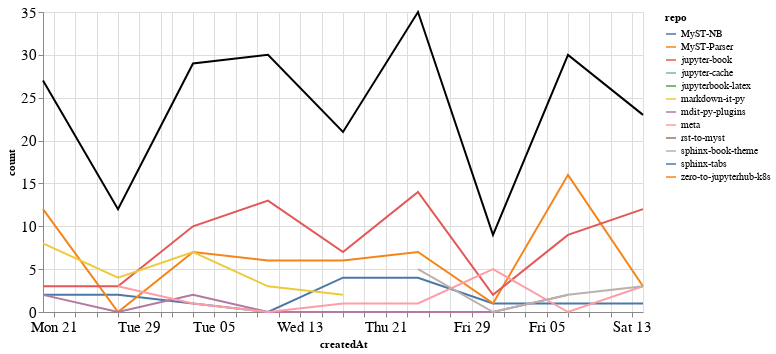

Notebook code cell kept with this figure:
### Markdown cell above
### Comments

### Code cell
comments_time = comments.groupby('repo').resample('W', on='createdAt').count()['author'].reset_index()
comments_time = comments_time.rename(columns={'author': 'count'})
comments_time_total = comments_time.groupby('createdAt').agg({"count": "sum"}).reset_index()
ch1 = alt.Chart(comments_time, width=600).mark_line().encode(
    x='createdAt',
    y='count',
    color='repo',
    tooltip="repo"
)

ch2 = alt.Chart(comments_time_total, width=600).mark_line(color="black").encode(
    x='createdAt',
    y='count',
)

ch1 + ch2

### Figure 1 — Vega-Lite specification as saved in the notebook (floating-point values rounded to 4 significant figures)
{"config": {"axisLeft": {"labelFontSize": 15}, "axisBottom": {"labelFontSize": 15}}, "layer": [{"data": {"name": "data-1c1f3748b8106d514c87aca6a3277c16"}, "mark": "line", "encoding": {"color": {"type": "nominal", "field": "repo"}, "tooltip": {"type": "nominal", "field": "repo"}, "x": {"type": "temporal", "field": "createdAt"}, "y": {"type": "quantitative", "field": "count"}}, "width": 600}, {"data": {"name": "data-a4c9a48421c092835fcc8149afd22e65"}, "mark": {"type": "line", "color": "black"}, "encoding": {"x": {"type": "temporal", "field": "createdAt"}, "y": {"type": "quantitative", "field": "count"}}, "width": 600}], "$schema": "https://vega.github.io/schema/vega-lite/v4.8.1.json", "datasets": {"data-1c1f3748b8106d514c87aca6a3277c16": [{"repo": "MyST-NB", "createdAt": "2020-12-20T00:00:00", "count": 2}, {"repo": "MyST-NB", "createdAt": "2020-12-27T00:00:00", "count": 2}, {"repo": "MyST-NB", "createdAt": "2021-01-03T00:00:00", "count": 1}, {"repo": "MyST-NB", "createdAt": "2021-01-10T00:00:00", "count": 0}, {"repo": "MyST-NB", "createdAt": "2021-01-17T00:00:00", "count": 4}, {"repo": "MyST-NB", "createdAt": "2021-01-24T00:00:00", "count": 4}, {"repo": "MyST-NB", "createdAt": "2021-01-31T00:00:00", "count": 1}, {"repo": "MyST-NB", "createdAt": "2021-02-07T00:00:00", "count": 1}, {"repo": "MyST-NB", "createdAt": "2021-02-14T00:00:00", "count": 1}, {"repo": "MyST-Parser", "createdAt": "2020-12-20T00:00:00", "count": 12}, {"repo": "MyST-Parser", "createdAt": "2020-12-27T00:00:00", "count": 0}, {"repo": "MyST-Parser", "createdAt": "2021-01-03T00:00:00", "count": 7}, {"repo": "MyST-Parser", "createdAt": "2021-01-10T00:00:00", "count": 6}, {"repo": "MyST-Parser", "createdAt": "2021-01-17T00:00:00", "count": 6}, {"repo": "MyST-Parser", "createdAt": "2021-01-24T00:00:00", "count": 7}, {"repo": "MyST-Parser", "createdAt": "2021-01-31T00:00:00", "count": 1}, {"repo": "MyST-Parser", "createdAt": "2021-02-07T00:00:00", "count": 16}, {"repo": "MyST-Parser", "createdAt": "2021-02-14T00:00:00", "count": 3}, {"repo": "jupyter-book", "createdAt": "2020-12-20T00:00:00", "count": 3}, {"repo": "jupyter-book", "createdAt": "2020-12-27T00:00:00", "count": 3}, {"repo": "jupyter-book", "createdAt": "2021-01-03T00:00:00", "count": 10}, {"repo": "jupyter-book", "createdAt": "2021-01-10T00:00:00", "count": 13}, {"repo": "jupyter-book", "createdAt": "2021-01-17T00:00:00", "count": 7}, {"repo": "jupyter-book", "createdAt": "2021-01-24T00:00:00", "count": 14}, {"repo": "jupyter-book", "createdAt": "2021-01-31T00:00:00", "count": 2}, {"repo": "jupyter-book", "createdAt": "2021-02-07T00:00:00", "count": 9}, {"repo": "jupyter-book", "createdAt": "2021-02-14T00:00:00", "count": 12}, {"repo": "jupyter-cache", "createdAt": "2021-01-17T00:00:00", "count": 1}, {"repo": "jupyterbook-latex", "createdAt": "2021-02-14T00:00:00", "count": 1}, {"repo": "markdown-it-py", "createdAt": "2020-12-20T00:00:00", "count": 8}, {"repo": "markdown-it-py", "createdAt": "2020-12-27T00:00:00", "count": 4}, {"repo": "markdown-it-py", "createdAt": "2021-01-03T00:00:00", "count": 7}, {"repo": "markdown-it-py", "createdAt": "2021-01-10T00:00:00", "count": 3}, {"repo": "markdown-it-py", "createdAt": "2021-01-17T00:00:00", "count": 2}, {"repo": "mdit-py-plugins", "createdAt": "2020-12-20T00:00:00", "count": 2}, {"repo": "mdit-py-plugins", "createdAt": "2020-12-27T00:00:00", "count": 0}, {"repo": "mdit-py-plugins", "createdAt": "2021-01-03T00:00:00", "count": 2}, {"repo": "mdit-py-plugins", "createdAt": "2021-01-10T00:00:00", "count": 0}, {"repo": "mdit-py-plugins", "createdAt": "2021-01-17T00:00:00", "count": 0}, {"repo": "mdit-py-plugins", "createdAt": "2021-01-24T00:00:00", "count": 0}, {"repo": "mdit-py-plugins", "createdAt": "2021-01-31T00:00:00", "count": 0}, {"repo": "mdit-py-plugins", "createdAt": "2021-02-07T00:00:00", "count": 2}, {"repo": "meta", "createdAt": "2020-12-27T00:00:00", "count": 3}, {"repo": "meta", "createdAt": "2021-01-03T00:00:00", "count": 1}, {"repo": "meta", "createdAt": "2021-01-10T00:00:00", "count": 0}, {"repo": "meta", "createdAt": "2021-01-17T00:00:00", "count": 1}, {"repo": "meta", "createdAt": "2021-01-24T00:00:00", "count": 1}, {"repo": "meta", "createdAt": "2021-01-31T00:00:00", "count": 5}, {"repo": "meta", "createdAt": "2021-02-07T00:00:00", "count": 0}, {"repo": "meta", "createdAt": "2021-02-14T00:00:00", "count": 3}, {"repo": "rst-to-myst", "createdAt": "2021-01-10T00:00:00", "count": 8}, {"repo": "sphinx-book-theme", "createdAt": "2021-01-24T00:00:00", "count": 5}, {"repo": "sphinx-book-theme", "createdAt": "2021-01-31T00:00:00", "count": 0}, {"repo": "sphinx-book-theme", "createdAt": "2021-02-07T00:00:00", "count": 2}, {"repo": "sphinx-book-theme", "createdAt": "2021-02-14T00:00:00", "count": 3}, {"repo": "sphinx-tabs", "createdAt": "2021-01-24T00:00:00", "count": 4}, {"repo": "zero-to-jupyterhub-k8s", "createdAt": "2021-01-03T00:00:00", "count": 1}], "data-a4c9a48421c092835fcc8149afd22e65": [{"createdAt": "2020-12-20T00:00:00", "count": 27}, {"createdAt": "2020-12-27T00:00:00", "count": 12}, {"createdAt": "2021-01-03T00:00:00", "count": 29}, {"createdAt": "2021-01-10T00:00:00", "count": 30}, {"createdAt": "2021-01-17T00:00:00", "count": 21}, {"createdAt": "2021-01-24T00:00:00", "count": 35}, {"createdAt": "2021-01-31T00:00:00", "count": 9}, {"createdAt": "2021-02-07T00:00:00", "count": 30}, {"createdAt": "2021-02-14T00:00:00", "count": 23}]}}
